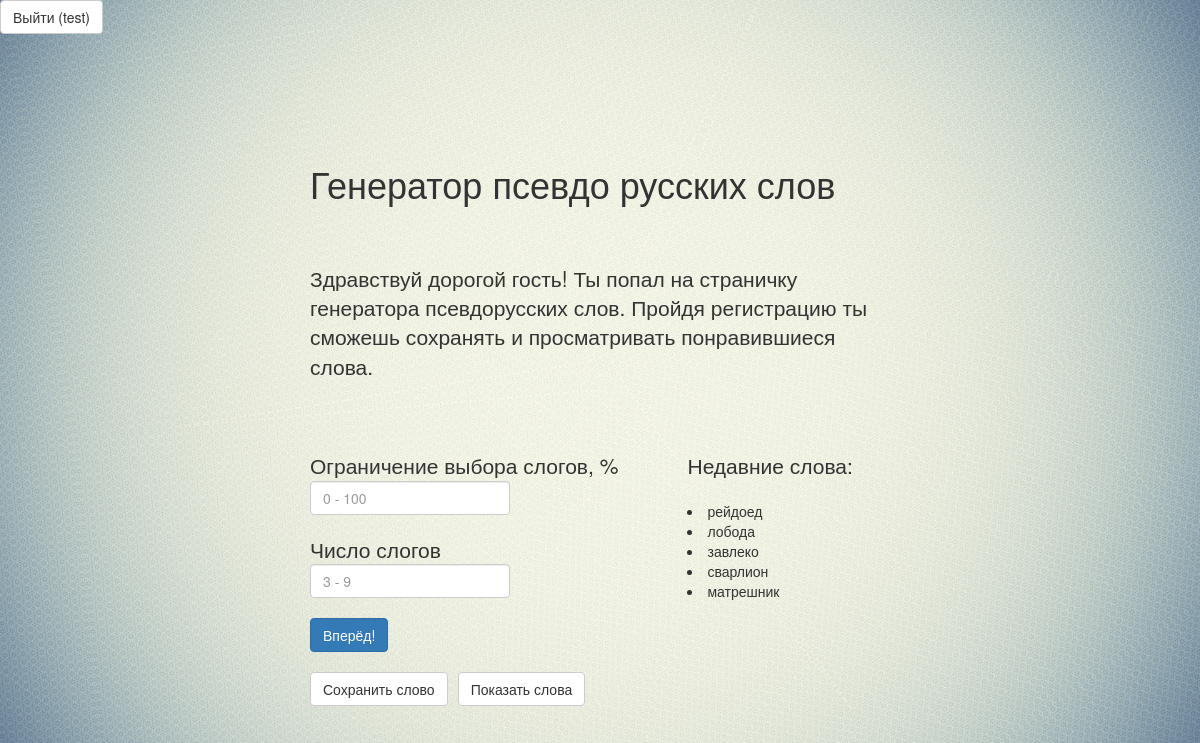
The app's page / (signed in) with its own data.
### words/models.py (models this page shows)
class PseudoWord(models.Model):
    word = models.CharField(max_length=20)
    add_date = models.DateTimeField('add date')
    user = models.ManyToManyField(User)
    def __str__(self):
        return self.word

### words/views.py (the view)
# urls.py: url(r'^', views.index, name='index'),
def index(request):
    status = False
    form = request.POST
    context = {'word': '', 'username': auth.get_user(request).username}
    context['show_words'] = PseudoWord.objects.filter(
        user__username=auth.get_user(request).username
    )
    if form.get('get_word'):
        context, status = start_button_handler(form, context)
    context = get_last_words(context)
    if request.user.is_authenticated():
        save_word(request, form, status)
    return render(request,'words/index.html', context)

### words/views.py (called while the page is built)
def get_last_words(context):
    last_words = PseudoWord.objects.order_by('-add_date')[:5]
    context['last_words'] = last_words
    return context

def save_word(request, form, status):
    u = User.objects.get(username=auth.get_user(request).username)
    if form.get('word_to_add') and status:
        word_to_add = form.get('word_to_add')
        w = PseudoWord.objects.get(word=word_to_add)
        w.user.add(u)

### words/templates/words/index.html (shortened to what this page needs)
{% extends 'words/main.html' %}
{% block index %}
{% if username %}
  <a href="/auth/logout/"><button type="text" class="btn btn-default">Выйти ({{username}})</button></a>
{% else %}
  <a href="/auth/login/"><button type="text" class="btn btn-default">Войти</button></a>
  <a href="/auth/new/"><button type="text" class="btn btn-default">Новый пользователь?</button></a>
{% endif %}
<div class="container" id="index">
  <h1>Генератор псевдо русских слов</h1>
  <p class="lead" id="text">
    Здравствуй дорогой гость!
    Ты попал на страничку генератора псевдорусских слов.
    Пройдя регистрацию ты сможешь сохранять и просматривать понравившиеся слова.
  </p>
  <table width="100%" cellspacing="0" id="maket">
    <tr>
      <td valign="top">
        <form method="post">
          <p class="lead">Ограничение выбора слогов, %
            <input name="limit" type="text" class="form-control" placeholder="0 - 100"  required pattern="^[0-9]{1,3}">
          </p>
          <p class="lead">Число слогов
            <input name="number_of_syllables" class="form-control" type="text" placeholder="3 - 9" size="15" required pattern="^[3-9]">
          </p>
          <button type="submit" id="get_word" class="btn btn-primary" name='get_word' value="submit">
            Вперёд!
          </button>
        </form>
        {% if username %}
          <form method="post">
            <button type="submit" name="word_to_add" class="btn btn-default" value="{{word}}" id="user_button">
              Сохранить слово
            </button>
          </form>
          <button type="text" class="btn btn-default" data-toggle="modal" data-target="#myModal" id="user_button">
            Показать слова
          </button>
        {% endif %}
      </td>
      <td valign="top">
        <p class="lead">
          Недавние слова:
        </p>
        {% for w in last_words %}
          <li>
            {{ w }}
          </li>
        {% endfor %}
      </td>
    </tr>
  </table>
</div>
{% endblock %}

### words/static/css/main.css (style rules this page uses)
body { background: url(/static/img/background.jpg); background-size: cover; }
h1 { padding-bottom: 50px; padding-top: 100px; }
.form-control { width: 200px; }
#text { padding-bottom: 50px; }
#index { width: 600px; padding: 10px; margin: auto; }
#user_button { float: left; margin-right: 10px; }

### records on screen
PseudoWord: word "рейдоед"
PseudoWord: word "лобода"
PseudoWord: word "завлеко"
PseudoWord: word "сварлион"
PseudoWord: word "матрешник"

### other values on screen
{{ username }} "test"
